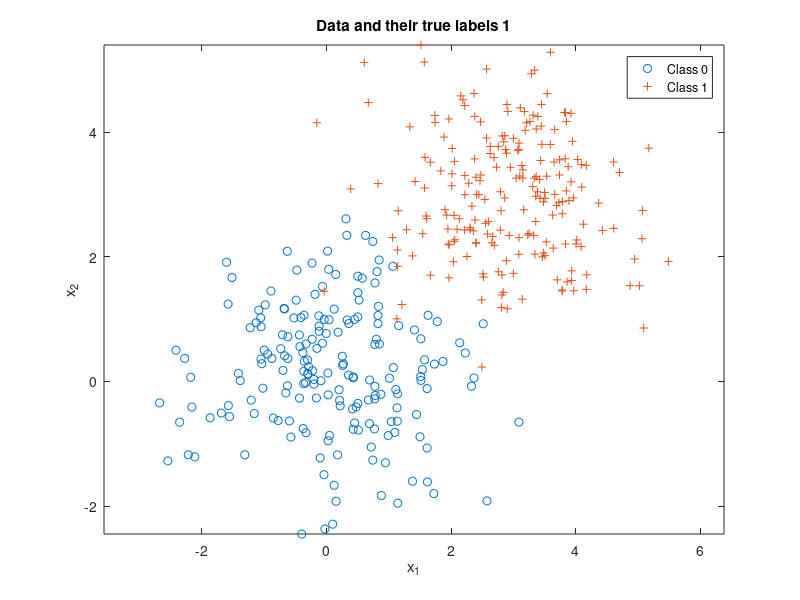

Reproduce this figure in MATLAB. (Note: this script raises an error after producing the figure.)
clear all;
close all;

%Sample 1
n = 2;
N = 400;
mu(:,1) = [0;0];
mu(:,2) = [3;3];
sigma(:,:,1) = [1 0;0 1];
sigma(:,:,2) = [1 0;0 1];
p = [0.5,0.5];

label = rand(1,N) >= p(1);
Nc = [length(find(label==0)),length(find(label==1))];
x = zeros(n,N);

for l = 0:1
    x(:,label==l) = mvnrnd(mu(:,l+1),sigma(:,:,l+1),Nc(l+1))';
end

figure(1), clf,
plot(x(1,label==0),x(2,label==0),'o'), hold on,
plot(x(1,label==1),x(2,label==1),'+'), axis equal,
legend('Class 0','Class 1'), 
title('Data and their true labels 1'),
xlabel('x_1'), ylabel('x_2'), 

lambda = [0 1;1 0]; % loss values
gamma = (lambda(2,1)-lambda(1,1))/(lambda(1,2)-lambda(2,2)) * p(1)/p(2); %threshold
discriminantScore = log(evalGaussian(x,mu(:,2),sigma(:,:,2)))-log(evalGaussian(x,mu(:,1),sigma(:,:,1)));% - log(gamma);
decision = (discriminantScore >= log(gamma));

ind00 = find(decision==0 & label==0); p00 = length(ind00)/Nc(1); % probability of true negative
ind10 = find(decision==1 & label==0); p10 = length(ind10)/Nc(1); % probability of false positive
ind01 = find(decision==0 & label==1); p01 = length(ind01)/Nc(2); % probability of false negative
ind11 = find(decision==1 & label==1); p11 = length(ind11)/Nc(2); % probability of true positive
%p(error) = [p10,p01]*Nc'/N; % probability of error, empirically estimated

figure(1), % class 0 circle, class 1 +, correct green, incorrect red
plot(x(1,ind00),x(2,ind00),'og'); hold on,
plot(x(1,ind10),x(2,ind10),'or'); hold on,
plot(x(1,ind01),x(2,ind01),'+r'); hold on,
plot(x(1,ind11),x(2,ind11),'+g'); hold on,
axis equal,

% Draw the decision boundary
horizontalGrid = linspace(floor(min(x(1,:))),ceil(max(x(1,:))),101);
verticalGrid = linspace(floor(min(x(2,:))),ceil(max(x(2,:))),91);
[h,v] = meshgrid(horizontalGrid,verticalGrid);
discriminantScoreGridValues = log(evalGaussian([h(:)';v(:)'],mu(:,2),sigma(:,:,2)))-log(evalGaussian([h(:)';v(:)'],mu(:,1),sigma(:,:,1))) - log(gamma);
minDSGV = min(discriminantScoreGridValues);
maxDSGV = max(discriminantScoreGridValues);
discriminantScoreGrid = reshape(discriminantScoreGridValues,91,101);
figure(1), contour(horizontalGrid,verticalGrid,discriminantScoreGrid,[minDSGV*[0.9,0.6,0.3],0,[0.3,0.6,0.9]*maxDSGV]); % plot equilevel contours of the discriminant function 
% including the contour at level 0 which is the decision boundary
legend('Correct decisions for data from Class 0','Wrong decisions for data from Class 0','Wrong decisions for data from Class 1','Correct decisions for data from Class 1','Equilevel contours of the discriminant function' ), 
title('Data and their classifier decisions versus true labels'),
xlabel('x_1'), ylabel('x_2'), 

% Appending LDA to the ERM code for TakeHomeQ3...
Sb = (mu(:,1)-mu(:,2))*(mu(:,1)-mu(:,2))';
Sw = sigma(:,:,1) + sigma(:,:,2);
[V,D] = eig(inv(Sw)*Sb); % LDA solution satisfies alpha Sw w = Sb w; ie w is a generalized eigenvector of (Sw,Sb)
% equivalently alpha w  = inv(Sw) Sb w
[~,ind] = sort(diag(D),'descend');
wLDA = V(:,ind(1)); % Fisher LDA projection vector
yLDA = wLDA'*x; % All data projected on to the line spanned by wLDA
wLDA = sign(mean(yLDA(find(label==1)))-mean(yLDA(find(label==0))))*wLDA; % ensures class1 falls on the + side of the axis
yLDA = sign(mean(yLDA(find(label==1)))-mean(yLDA(find(label==0))))*yLDA; % flip yLDA accordingly
figure(3), clf,
plot(yLDA(find(label==0)),zeros(1,Nc(1)),'o'), hold on,
plot(yLDA(find(label==1)),zeros(1,Nc(2)),'+'), axis equal,
legend('Class 0','Class 1'), 
title('LDA projection of data and their true labels'),
xlabel('x_1'), ylabel('x_2'), 
tau = 0;
decisionLDA = (yLDA >= 0);

% %Sample 2
% n = 2;
% N = 400;
% mu(:,1) = [0;0];
% mu(:,2) = [3;3];
% sigma(:,:,1) = [3 1;1 0.8];
% sigma(:,:,2) = [3 1;1 0.8];
% p = [0.5,0.5];
% 
% label = rand(1,N) >= p(1);
% Nc = [length(find(label==0)),length(find(label==1))];
% x = zeros(n,N);
% 
% for l = 0:1
%     x(:,label==l) = mvnrnd(mu(:,l+1),sigma(:,:,l+1),Nc(l+1))';
% end
% 
% figure(2), clf,
% plot(x(1,label==0),x(2,label==0),'o'), hold on,
% plot(x(1,label==1),x(2,label==1),'+'), axis equal,
% legend('Class 0','Class 1'), 
% title('Data and their true labels 2'),
% xlabel('x_1'), ylabel('x_2'), 
% 
% lambda = [0 1;1 0]; % loss values
% gamma = (lambda(2,1)-lambda(1,1))/(lambda(1,2)-lambda(2,2)) * p(1)/p(2); %threshold
% discriminantScore = log(evalGaussian(x,mu(:,2),sigma(:,:,2)))-log(evalGaussian(x,mu(:,1),sigma(:,:,1)));% - log(gamma);
% decision = (discriminantScore >= log(gamma));
% 
% ind00 = find(decision==0 & label==0); p00 = length(ind00)/Nc(1); % probability of true negative
% ind10 = find(decision==1 & label==0); p10 = length(ind10)/Nc(1); % probability of false positive
% ind01 = find(decision==0 & label==1); p01 = length(ind01)/Nc(2); % probability of false negative
% ind11 = find(decision==1 & label==1); p11 = length(ind11)/Nc(2); % probability of true positive
% %p(error) = [p10,p01]*Nc'/N; % probability of error, empirically estimated
% 
% figure(2), % class 0 circle, class 1 +, correct green, incorrect red
% plot(x(1,ind00),x(2,ind00),'og'); hold on,
% plot(x(1,ind10),x(2,ind10),'or'); hold on,
% plot(x(1,ind01),x(2,ind01),'+r'); hold on,
% plot(x(1,ind11),x(2,ind11),'+g'); hold on,
% axis equal,
% 
% % Draw the decision boundary
% horizontalGrid = linspace(floor(min(x(1,:))),ceil(max(x(1,:))),101);
% verticalGrid = linspace(floor(min(x(2,:))),ceil(max(x(2,:))),91);
% [h,v] = meshgrid(horizontalGrid,verticalGrid);
% discriminantScoreGridValues = log(evalGaussian([h(:)';v(:)'],mu(:,2),sigma(:,:,2)))-log(evalGaussian([h(:)';v(:)'],mu(:,1),sigma(:,:,1))) - log(gamma);
% minDSGV = min(discriminantScoreGridValues);
% maxDSGV = max(discriminantScoreGridValues);
% discriminantScoreGrid = reshape(discriminantScoreGridValues,91,101);
% figure(2), contour(horizontalGrid,verticalGrid,discriminantScoreGrid,[minDSGV*[0.9,0.6,0.3],0,[0.3,0.6,0.9]*maxDSGV]); % plot equilevel contours of the discriminant function 
% % including the contour at level 0 which is the decision boundary
% legend('Correct decisions for data from Class 0','Wrong decisions for data from Class 0','Wrong decisions for data from Class 1','Correct decisions for data from Class 1','Equilevel contours of the discriminant function' ), 
% title('Data and their classifier decisions versus true labels'),
% xlabel('x_1'), ylabel('x_2'), 
% 
% %Sample 3
% n = 2;
% N = 400;
% mu(:,1) = [0;0];
% mu(:,2) = [2;2];
% sigma(:,:,1) = [2 0.5;0.5 1];
% sigma(:,:,2) = [2 0.5;0.5 1];
% p = [0.5,0.5];
% 
% label = rand(1,N) >= p(1);
% Nc = [length(find(label==0)),length(find(label==1))];
% x = zeros(n,N);
% 
% for l = 0:1
%     x(:,label==l) = mvnrnd(mu(:,l+1),sigma(:,:,l+1),Nc(l+1))';
% end
% 
% figure(3), clf,
% plot(x(1,label==0),x(2,label==0),'o'), hold on,
% plot(x(1,label==1),x(2,label==1),'+'), axis equal,
% legend('Class 0','Class 1'), 
% title('Data and their true labels 3'),
% xlabel('x_1'), ylabel('x_2'), 
% 
% lambda = [0 1;1 0]; % loss values
% gamma = (lambda(2,1)-lambda(1,1))/(lambda(1,2)-lambda(2,2)) * p(1)/p(2); %threshold
% discriminantScore = log(evalGaussian(x,mu(:,2),sigma(:,:,2)))-log(evalGaussian(x,mu(:,1),sigma(:,:,1)));% - log(gamma);
% decision = (discriminantScore >= log(gamma));
% 
% ind00 = find(decision==0 & label==0); p00 = length(ind00)/Nc(1); % probability of true negative
% ind10 = find(decision==1 & label==0); p10 = length(ind10)/Nc(1); % probability of false positive
% ind01 = find(decision==0 & label==1); p01 = length(ind01)/Nc(2); % probability of false negative
% ind11 = find(decision==1 & label==1); p11 = length(ind11)/Nc(2); % probability of true positive
% %p(error) = [p10,p01]*Nc'/N; % probability of error, empirically estimated
% 
% figure(3), % class 0 circle, class 1 +, correct green, incorrect red
% plot(x(1,ind00),x(2,ind00),'og'); hold on,
% plot(x(1,ind10),x(2,ind10),'or'); hold on,
% plot(x(1,ind01),x(2,ind01),'+r'); hold on,
% plot(x(1,ind11),x(2,ind11),'+g'); hold on,
% axis equal,
% 
% % Draw the decision boundary
% horizontalGrid = linspace(floor(min(x(1,:))),ceil(max(x(1,:))),101);
% verticalGrid = linspace(floor(min(x(2,:))),ceil(max(x(2,:))),91);
% [h,v] = meshgrid(horizontalGrid,verticalGrid);
% discriminantScoreGridValues = log(evalGaussian([h(:)';v(:)'],mu(:,2),sigma(:,:,2)))-log(evalGaussian([h(:)';v(:)'],mu(:,1),sigma(:,:,1))) - log(gamma);
% minDSGV = min(discriminantScoreGridValues);
% maxDSGV = max(discriminantScoreGridValues);
% discriminantScoreGrid = reshape(discriminantScoreGridValues,91,101);
% figure(3), contour(horizontalGrid,verticalGrid,discriminantScoreGrid,[minDSGV*[0.9,0.6,0.3],0,[0.3,0.6,0.9]*maxDSGV]); % plot equilevel contours of the discriminant function 
% % including the contour at level 0 which is the decision boundary
% legend('Correct decisions for data from Class 0','Wrong decisions for data from Class 0','Wrong decisions for data from Class 1','Correct decisions for data from Class 1','Equilevel contours of the discriminant function' ), 
% title('Data and their classifier decisions versus true labels'),
% xlabel('x_1'), ylabel('x_2'), 
% 
% %Sample 4
% n = 2;
% N = 400;
% mu(:,1) = [0;0];
% mu(:,2) = [3;3];
% sigma(:,:,1) = [1 0;0 1];
% sigma(:,:,2) = [1 0;0 1];
% p = [0.05,0.95];
% 
% label = rand(1,N) >= p(1);
% Nc = [length(find(label==0)),length(find(label==1))];
% x = zeros(n,N);
% 
% for l = 0:1
%     x(:,label==l) = mvnrnd(mu(:,l+1),sigma(:,:,l+1),Nc(l+1))';
% end
% 
% figure(4), clf,
% plot(x(1,label==0),x(2,label==0),'o'), hold on,
% plot(x(1,label==1),x(2,label==1),'+'), axis equal,
% legend('Class 0','Class 1'), 
% title('Data and their true labels 4'),
% xlabel('x_1'), ylabel('x_2'), 
% 
% lambda = [0 1;1 0]; % loss values
% gamma = (lambda(2,1)-lambda(1,1))/(lambda(1,2)-lambda(2,2)) * p(1)/p(2); %threshold
% discriminantScore = log(evalGaussian(x,mu(:,2),sigma(:,:,2)))-log(evalGaussian(x,mu(:,1),sigma(:,:,1)));% - log(gamma);
% decision = (discriminantScore >= log(gamma));
% 
% ind00 = find(decision==0 & label==0); p00 = length(ind00)/Nc(1); % probability of true negative
% ind10 = find(decision==1 & label==0); p10 = length(ind10)/Nc(1); % probability of false positive
% ind01 = find(decision==0 & label==1); p01 = length(ind01)/Nc(2); % probability of false negative
% ind11 = find(decision==1 & label==1); p11 = length(ind11)/Nc(2); % probability of true positive
% %p(error) = [p10,p01]*Nc'/N; % probability of error, empirically estimated
% 
% figure(4), % class 0 circle, class 1 +, correct green, incorrect red
% plot(x(1,ind00),x(2,ind00),'og'); hold on,
% plot(x(1,ind10),x(2,ind10),'or'); hold on,
% plot(x(1,ind01),x(2,ind01),'+r'); hold on,
% plot(x(1,ind11),x(2,ind11),'+g'); hold on,
% axis equal,
% 
% % Draw the decision boundary
% horizontalGrid = linspace(floor(min(x(1,:))),ceil(max(x(1,:))),101);
% verticalGrid = linspace(floor(min(x(2,:))),ceil(max(x(2,:))),91);
% [h,v] = meshgrid(horizontalGrid,verticalGrid);
% discriminantScoreGridValues = log(evalGaussian([h(:)';v(:)'],mu(:,2),sigma(:,:,2)))-log(evalGaussian([h(:)';v(:)'],mu(:,1),sigma(:,:,1))) - log(gamma);
% minDSGV = min(discriminantScoreGridValues);
% maxDSGV = max(discriminantScoreGridValues);
% discriminantScoreGrid = reshape(discriminantScoreGridValues,91,101);
% figure(4), contour(horizontalGrid,verticalGrid,discriminantScoreGrid,[minDSGV*[0.9,0.6,0.3],0,[0.3,0.6,0.9]*maxDSGV]); % plot equilevel contours of the discriminant function 
% % including the contour at level 0 which is the decision boundary
% legend('Correct decisions for data from Class 0','Wrong decisions for data from Class 0','Wrong decisions for data from Class 1','Correct decisions for data from Class 1','Equilevel contours of the discriminant function' ), 
% title('Data and their classifier decisions versus true labels'),
% xlabel('x_1'), ylabel('x_2'), 
% 
% %Sample 5
% n = 2;
% N = 400;
% mu(:,1) = [0;0];
% mu(:,2) = [3;3];
% sigma(:,:,1) = [3 1;1 0.8];
% sigma(:,:,2) = [3 1;1 0.8];
% p = [0.05,0.95];
% 
% label = rand(1,N) >= p(1);
% Nc = [length(find(label==0)),length(find(label==1))];
% x = zeros(n,N);
% 
% for l = 0:1
%     x(:,label==l) = mvnrnd(mu(:,l+1),sigma(:,:,l+1),Nc(l+1))';
% end
% 
% figure(5), clf,
% plot(x(1,label==0),x(2,label==0),'o'), hold on,
% plot(x(1,label==1),x(2,label==1),'+'), axis equal,
% legend('Class 0','Class 1'), 
% title('Data and their true labels 5'),
% xlabel('x_1'), ylabel('x_2'), 
% 
% lambda = [0 1;1 0]; % loss values
% gamma = (lambda(2,1)-lambda(1,1))/(lambda(1,2)-lambda(2,2)) * p(1)/p(2); %threshold
% discriminantScore = log(evalGaussian(x,mu(:,2),sigma(:,:,2)))-log(evalGaussian(x,mu(:,1),sigma(:,:,1)));% - log(gamma);
% decision = (discriminantScore >= log(gamma));
% 
% ind00 = find(decision==0 & label==0); p00 = length(ind00)/Nc(1); % probability of true negative
% ind10 = find(decision==1 & label==0); p10 = length(ind10)/Nc(1); % probability of false positive
% ind01 = find(decision==0 & label==1); p01 = length(ind01)/Nc(2); % probability of false negative
% ind11 = find(decision==1 & label==1); p11 = length(ind11)/Nc(2); % probability of true positive
% %p(error) = [p10,p01]*Nc'/N; % probability of error, empirically estimated
% 
% figure(5), % class 0 circle, class 1 +, correct green, incorrect red
% plot(x(1,ind00),x(2,ind00),'og'); hold on,
% plot(x(1,ind10),x(2,ind10),'or'); hold on,
% plot(x(1,ind01),x(2,ind01),'+r'); hold on,
% plot(x(1,ind11),x(2,ind11),'+g'); hold on,
% axis equal,
% 
% % Draw the decision boundary
% horizontalGrid = linspace(floor(min(x(1,:))),ceil(max(x(1,:))),101);
% verticalGrid = linspace(floor(min(x(2,:))),ceil(max(x(2,:))),91);
% [h,v] = meshgrid(horizontalGrid,verticalGrid);
% discriminantScoreGridValues = log(evalGaussian([h(:)';v(:)'],mu(:,2),sigma(:,:,2)))-log(evalGaussian([h(:)';v(:)'],mu(:,1),sigma(:,:,1))) - log(gamma);
% minDSGV = min(discriminantScoreGridValues);
% maxDSGV = max(discriminantScoreGridValues);
% discriminantScoreGrid = reshape(discriminantScoreGridValues,91,101);
% figure(5), contour(horizontalGrid,verticalGrid,discriminantScoreGrid,[minDSGV*[0.9,0.6,0.3],0,[0.3,0.6,0.9]*maxDSGV]); % plot equilevel contours of the discriminant function 
% % including the contour at level 0 which is the decision boundary
% legend('Correct decisions for data from Class 0','Wrong decisions for data from Class 0','Wrong decisions for data from Class 1','Correct decisions for data from Class 1','Equilevel contours of the discriminant function' ), 
% title('Data and their classifier decisions versus true labels'),
% xlabel('x_1'), ylabel('x_2'), 
% 
% %Sample 6
% n = 2;
% N = 400;
% mu(:,1) = [0;0];
% mu(:,2) = [2;2];
% sigma(:,:,1) = [2 0.5;0.5 1];
% sigma(:,:,2) = [2 0.5;0.5 1];
% p = [0.05,0.95];
% 
% label = rand(1,N) >= p(1);
% Nc = [length(find(label==0)),length(find(label==1))];
% x = zeros(n,N);
% 
% for l = 0:1
%     x(:,label==l) = mvnrnd(mu(:,l+1),sigma(:,:,l+1),Nc(l+1))';
% end
% 
% figure(6), clf,
% plot(x(1,label==0),x(2,label==0),'o'), hold on,
% plot(x(1,label==1),x(2,label==1),'+'), axis equal,
% legend('Class 0','Class 1'), 
% title('Data and their true labels 6'),
% xlabel('x_1'), ylabel('x_2'), 
% 
% lambda = [0 1;1 0]; % loss values
% gamma = (lambda(2,1)-lambda(1,1))/(lambda(1,2)-lambda(2,2)) * p(1)/p(2); %threshold
% discriminantScore = log(evalGaussian(x,mu(:,2),sigma(:,:,2)))-log(evalGaussian(x,mu(:,1),sigma(:,:,1)));% - log(gamma);
% decision = (discriminantScore >= log(gamma));
% 
% ind00 = find(decision==0 & label==0); p00 = length(ind00)/Nc(1); % probability of true negative
% ind10 = find(decision==1 & label==0); p10 = length(ind10)/Nc(1); % probability of false positive
% ind01 = find(decision==0 & label==1); p01 = length(ind01)/Nc(2); % probability of false negative
% ind11 = find(decision==1 & label==1); p11 = length(ind11)/Nc(2); % probability of true positive
% %p(error) = [p10,p01]*Nc'/N; % probability of error, empirically estimated
% 
% figure(6), % class 0 circle, class 1 +, correct green, incorrect red
% plot(x(1,ind00),x(2,ind00),'og'); hold on,
% plot(x(1,ind10),x(2,ind10),'or'); hold on,
% plot(x(1,ind01),x(2,ind01),'+r'); hold on,
% plot(x(1,ind11),x(2,ind11),'+g'); hold on,
% axis equal,
% 
% % Draw the decision boundary
% horizontalGrid = linspace(floor(min(x(1,:))),ceil(max(x(1,:))),101);
% verticalGrid = linspace(floor(min(x(2,:))),ceil(max(x(2,:))),91);
% [h,v] = meshgrid(horizontalGrid,verticalGrid);
% discriminantScoreGridValues = log(evalGaussian([h(:)';v(:)'],mu(:,2),sigma(:,:,2)))-log(evalGaussian([h(:)';v(:)'],mu(:,1),sigma(:,:,1))) - log(gamma);
% minDSGV = min(discriminantScoreGridValues);
% maxDSGV = max(discriminantScoreGridValues);
% discriminantScoreGrid = reshape(discriminantScoreGridValues,91,101);
% figure(6), contour(horizontalGrid,verticalGrid,discriminantScoreGrid,[minDSGV*[0.9,0.6,0.3],0,[0.3,0.6,0.9]*maxDSGV]); % plot equilevel contours of the discriminant function 
% % including the contour at level 0 which is the decision boundary
% legend('Correct decisions for data from Class 0','Wrong decisions for data from Class 0','Wrong decisions for data from Class 1','Correct decisions for data from Class 1','Equilevel contours of the discriminant function' ), 
% title('Data and their classifier decisions versus true labels'),
% xlabel('x_1'), ylabel('x_2'), 
% 
function g = evalGaussian(x,mu,Sigma)
    %Evaluates the Gaussian pdf N(mu,Sigma) at each coumn of X
    [n,N] = size(x);
    C = ((2*pi)^n * det(Sigma))^(-1/2);
    E = -0.5*sum((x-repmat(mu,1,N)).*(inv(Sigma)*(x-repmat(mu,1,N))),1);
    g = C*exp(E);
end